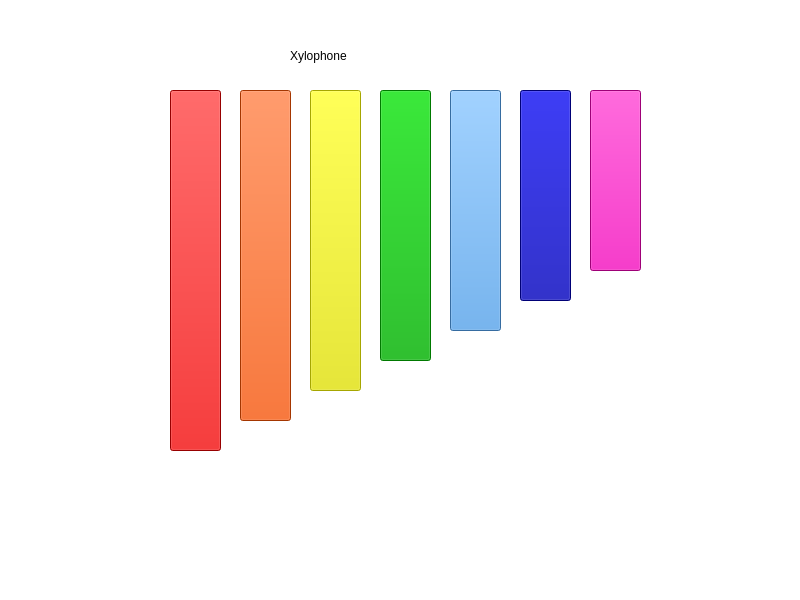
<?xml version="1.0" encoding="UTF-8"?>
<ui version="4.0">
 <class>MainWindow</class>
 <widget class="QMainWindow" name="MainWindow">
  <property name="geometry">
   <rect>
    <x>0</x>
    <y>0</y>
    <width>800</width>
    <height>600</height>
   </rect>
  </property>
  <property name="windowTitle">
   <string>MainWindow</string>
  </property>
  <property name="styleSheet">
   <string notr="true">background-color: rgb(255, 255, 255);</string>
  </property>
  <widget class="QWidget" name="centralwidget">
   <widget class="QPushButton" name="c4">
    <property name="geometry">
     <rect>
      <x>170</x>
      <y>90</y>
      <width>51</width>
      <height>361</height>
     </rect>
    </property>
    <property name="styleSheet">
     <string notr="true">background-color: rgb(212, 0, 0);</string>
    </property>
    <property name="text">
     <string/>
    </property>
   </widget>
   <widget class="QPushButton" name="d4">
    <property name="geometry">
     <rect>
      <x>240</x>
      <y>90</y>
      <width>51</width>
      <height>331</height>
     </rect>
    </property>
    <property name="styleSheet">
     <string notr="true">background-color: rgb(229, 76, 0);</string>
    </property>
    <property name="text">
     <string/>
    </property>
   </widget>
   <widget class="QPushButton" name="e4">
    <property name="geometry">
     <rect>
      <x>310</x>
      <y>90</y>
      <width>51</width>
      <height>301</height>
     </rect>
    </property>
    <property name="styleSheet">
     <string notr="true">background-color: rgb(232, 232, 0);</string>
    </property>
    <property name="text">
     <string/>
    </property>
   </widget>
   <widget class="QPushButton" name="f4">
    <property name="geometry">
     <rect>
      <x>380</x>
      <y>90</y>
      <width>51</width>
      <height>271</height>
     </rect>
    </property>
    <property name="styleSheet">
     <string notr="true">background-color: rgb(0, 170, 0);</string>
    </property>
    <property name="text">
     <string/>
    </property>
   </widget>
   <widget class="QPushButton" name="g4">
    <property name="geometry">
     <rect>
      <x>450</x>
      <y>90</y>
      <width>51</width>
      <height>241</height>
     </rect>
    </property>
    <property name="styleSheet">
     <string notr="true">background-color: rgb(75, 151, 226);</string>
    </property>
    <property name="text">
     <string/>
    </property>
   </widget>
   <widget class="QPushButton" name="a4">
    <property name="geometry">
     <rect>
      <x>520</x>
      <y>90</y>
      <width>51</width>
      <height>211</height>
     </rect>
    </property>
    <property name="styleSheet">
     <string notr="true">background-color: rgb(0, 0, 165);</string>
    </property>
    <property name="text">
     <string/>
    </property>
   </widget>
   <widget class="QPushButton" name="b4">
    <property name="geometry">
     <rect>
      <x>590</x>
      <y>90</y>
      <width>51</width>
      <height>181</height>
     </rect>
    </property>
    <property name="styleSheet">
     <string notr="true">background-color: rgb(221, 0, 166);</string>
    </property>
    <property name="text">
     <string/>
    </property>
   </widget>
   <widget class="QLabel" name="label">
    <property name="geometry">
     <rect>
      <x>290</x>
      <y>30</y>
      <width>341</width>
      <height>51</height>
     </rect>
    </property>
    <property name="styleSheet">
     <string notr="true">font: 75 18pt &quot;MS Shell Dlg 2&quot;;</string>
    </property>
    <property name="text">
     <string>Xylophone</string>
    </property>
   </widget>
  </widget>
  <widget class="QMenuBar" name="menubar">
   <property name="geometry">
    <rect>
     <x>0</x>
     <y>0</y>
     <width>800</width>
     <height>26</height>
    </rect>
   </property>
  </widget>
  <widget class="QStatusBar" name="statusbar"/>
 </widget>
 <resources/>
 <connections/>
</ui>
